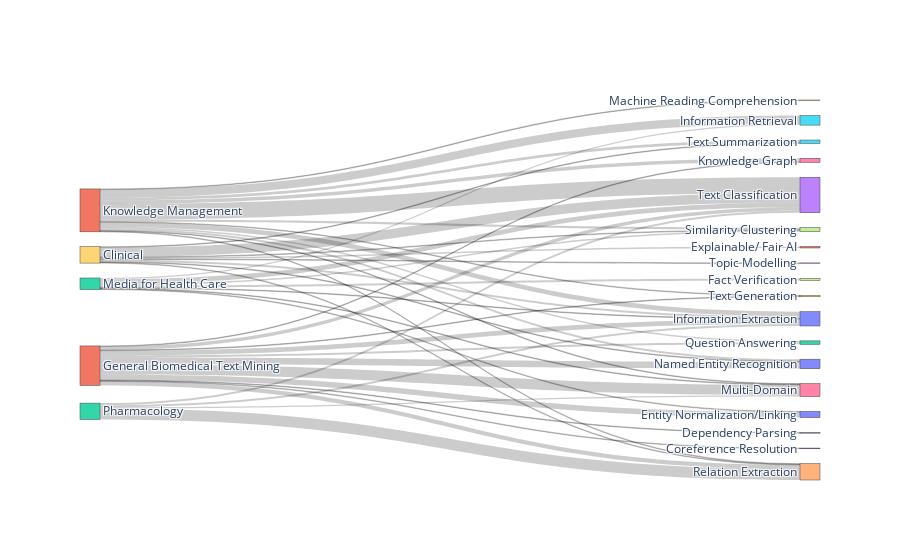

The cell this chart's notebook holds for it:
### Code cell
import plotly.graph_objects as go # Import the graphical object

fig = go.Figure( 
    data=[go.Sankey( # The plot we are interest
        # This part is for the node information
        node = dict( 
            label = levels_combined
        ),
        # This part is for the link information
        link = dict(
            source = source_node,
            target = target_node,
            value = values
        ))])

# With this save the plots 
plot(fig,
     image_filename='sankey_plot_1', 
     image='png', 
     image_width=900, 
     image_height=600
)
# And shows the plot
fig.show()

### Figure 1 — Plotly figure (JSON) as saved in the notebook; plotly's stock layout.template omitted (floating-point values rounded to 4 significant figures)
{"data": [{"link": {"source": [21, 2, 11, 9, 21, 11, 11, 22, 21, 11, 11, 21, 11, 21, 2, 21, 2, 9, 11, 22, 21, 21, 2, 22, 9, 22, 22, 22, 9, 21, 9, 22, 21, 11, 21, 21, 9, 9, 11, 11, 11, 9], "target": [13, 14, 16, 13, 5, 0, 20, 13, 10, 10, 14, 6, 13, 15, 10, 0, 13, 10, 12, 17, 7, 12, 16, 7, 1, 5, 10, 20, 0, 19, 14, 16, 14, 8, 16, 4, 15, 18, 19, 6, 3, 7], "value": [23, 16, 15, 14, 12, 10, 8, 7, 7, 7, 6, 5, 5, 4, 3, 3, 3, 3, 3, 3, 3, 2, 2, 2, 2, 2, 1, 1, 1, 1, 1, 1, 1, 1, 1, 1, 1, 1, 1, 1, 1, 1, 1, 1, 1, 1, 1, 1, 1, 1, 1, 1]}, "node": {"label": ["Named Entity Recognition", "Explainable/ Fair AI", "Pharmacology", "Dependency Parsing", "Machine Reading Comprehension", "Information Retrieval", "Knowledge Graph", "Similarity Clustering", "Coreference Resolution", "Clinical", "Information Extraction", "General Biomedical Text Mining", "Question Answering", "Text Classification", "Relation Extraction", "Text Summarization", "Multi-Domain", "Fact Verification", "Topic Modelling", "Text Generation", "Entity Normalization/Linking", "Knowledge Management", "Media for Health Care"]}, "type": "sankey"}], "layout": {"autosize": true}}
